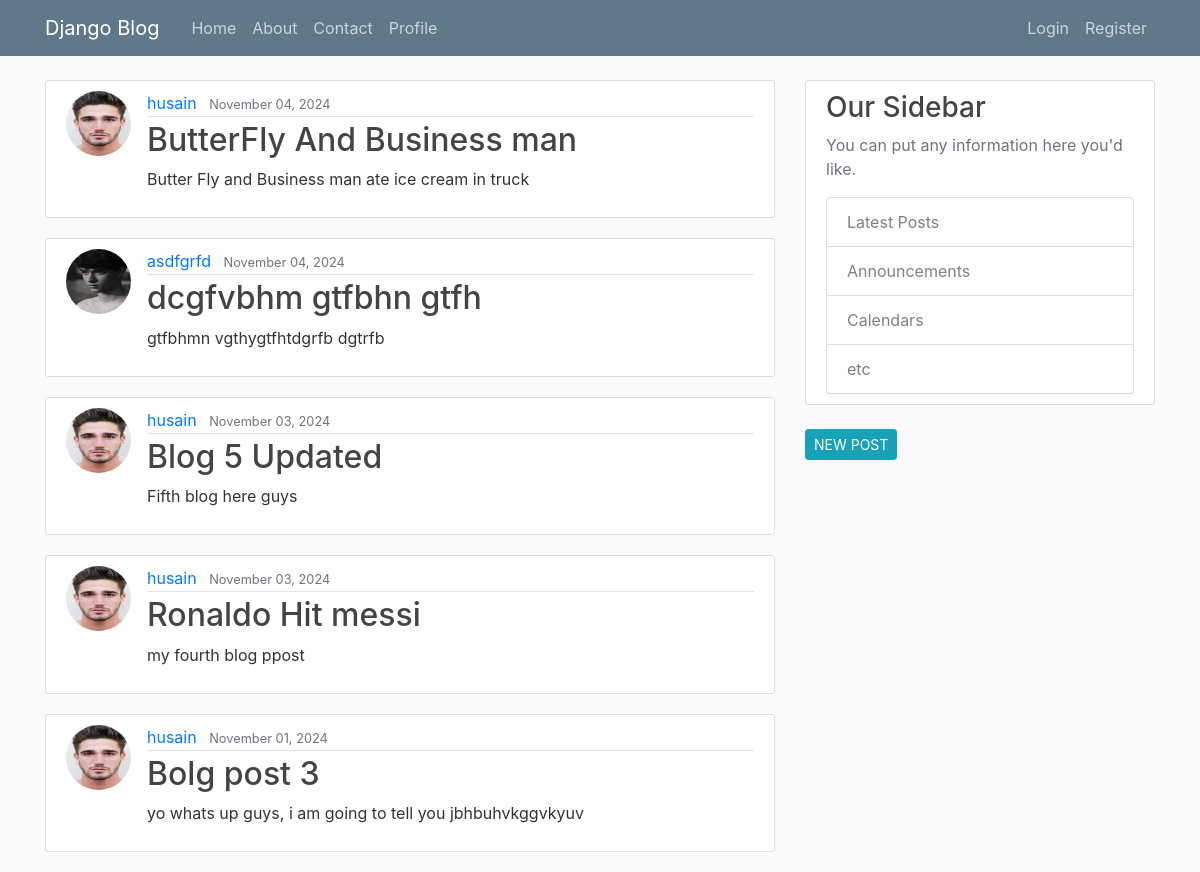
The app's page /, older data.
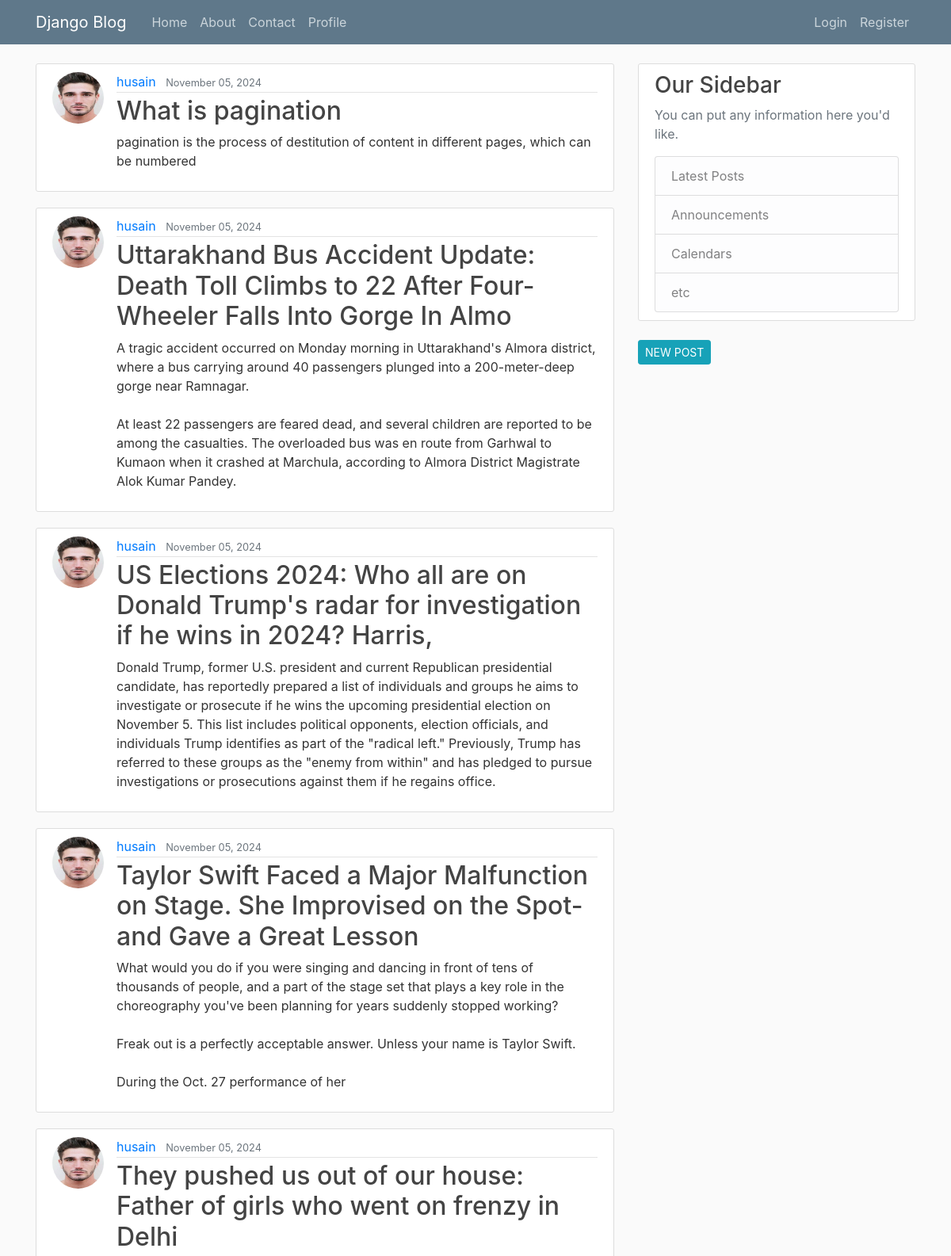
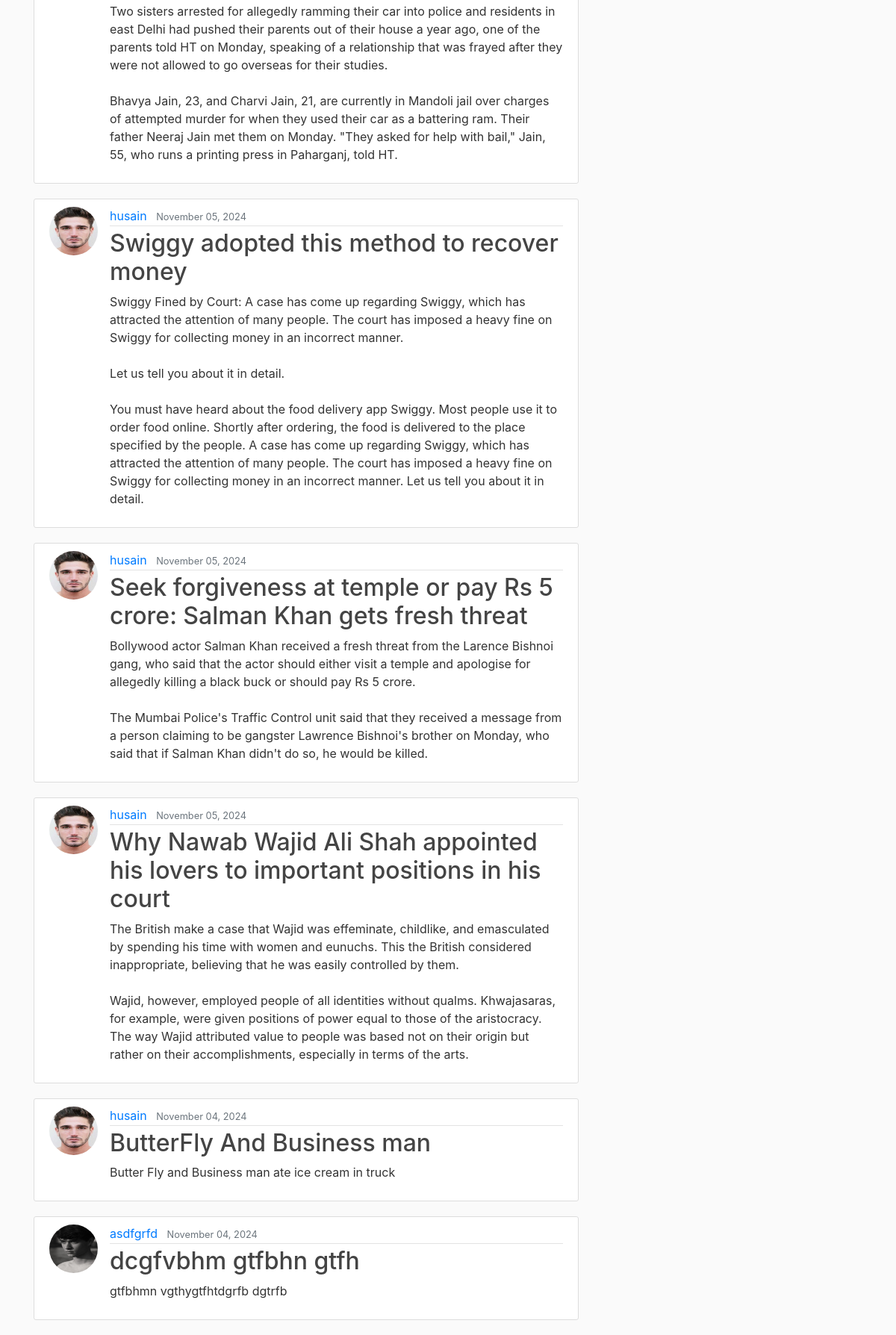
The same page, newer data (2 pictures, top to bottom).
### blog/models.py (models this page shows, shortened)
class Post(models.Model):
    title= models.CharField(max_length=100)
    content= models.TextField()
    date=models.DateTimeField(default=timezone.now)
    author=models.ForeignKey(User,on_delete=models.CASCADE)

### users/models.py (models this page shows, shortened)
class Profile(models.Model):
    user = models.OneToOneField(User,on_delete=models.CASCADE)
    image = models.ImageField(default='default.jpg',upload_to='profile_pics')

### blog/views.py (the view)
# urls.py: path('', PostListView.as_view(), name='blog-home'),
class PostListView(ListView):
    model= Post
    template_name='blog/home.html'
    context_object_name='posts'
    ordering=['-date']
    paginate_by=10

### blog/templates/blog/home.html
{% extends "blog/base.html" %}
{% block content %}
<main>
    {% for post in posts %}
    <article class="media content-section">
        <img class="rounded-circle article-img" src="{{post.author.profile.image.url}}">
        <div class="media-body">
          <div class="article-metadata">
            <a class="mr-2" href="{% url 'profile' %}">{{ post.author }}</a>
            <small class="text-muted">{{ post.date | date:"F d, Y"}}</small>
          </div>
          <h2><a class="article-title" href="{%url 'post-detail' post.id %}">{{ post.title }}</a></h2>
          <p class="article-content">{{ post.content }}</p>
        </div>
      </article>
    {% empty %}
        <p>No posts available.</p>
    {% endfor %}
</main>
{% endblock content %}
{% block Extra_block %}
<div>
  <a class="btn btn-info btn-sm mt-1 mb-1" href="{% url 'post-create' %}">NEW POST</a>
</div>
{% endblock Extra_block %}

Row changes from the older to the newer data that the page shows:
no longer on this page (row unchanged): Post: author.profile.image (picture), author "husain", date "November 03, 2024", title "Blog 5 Updated", content "Fifth blog here guys"
no longer on this page (row unchanged): Post: author.profile.image (picture), author "husain", date "November 03, 2024", title "Ronaldo Hit messi", content "my fourth blog ppost"
no longer on this page (row edited): Post: author.profile.image (picture), author "husain", date "November 01, 2024", title "Bolg post 3", content "yo whats up guys, i am going to tell you jbhbuhvkggvkyuv"
added Post: author.profile.image (picture), author "husain", date "November 05, 2024", title "What is pagination", content "pagination is the process of destitution of content in different pages, which can be numbered"
added Post: author.profile.image (picture), author "husain", date "November 05, 2024", title "Uttarakhand Bus Accident Update: Death Toll Climbs to 22 After Four-Wheeler Falls Into Gorge In Almo", content "A tragic accident occurred on Monday morning in Uttarakhand's Almora district, where a bus carrying around 40 passengers plunged into a 200-meter-deep gorge near Ramnagar. At least 22 passengers are feared dead, and several children are reported to be among the casualties. The overloaded bus was en route from Garhwal to Kumaon when it crashed at Marchula, according to Almora District Magistrate Alok Kumar Pandey."
added Post: author.profile.image (picture), author "husain", date "November 05, 2024", title "US Elections 2024: Who all are on Donald Trump's radar for investigation if he wins in 2024? Harris,", content "Donald Trump, former U.S. president and current Republican presidential candidate, has reportedly prepared a list of individuals and groups he aims to investigate or prosecute if he wins the upcoming presidential election on November 5. This list includes political opponents, election officials, and individuals Trump identifies as part of the \"radical left.\" Previously, Trump has referred to these groups as the \"enemy from within\" and has pledged to pursue investigations or prosecutions against them if he regains office."
added Post: author.profile.image (picture), author "husain", date "November 05, 2024", title "Taylor Swift Faced a Major Malfunction on Stage. She Improvised on the Spot-and Gave a Great Lesson", content "What would you do if you were singing and dancing in front of tens of thousands of people, and a part of the stage set that plays a key role in the choreography you've been planning for years suddenly stopped working? Freak out is a perfectly acceptable answer. Unless your name is Taylor Swift. During the Oct. 27 performance of her"
added Post: author.profile.image (picture), author "husain", date "November 05, 2024", title "They pushed us out of our house: Father of girls who went on frenzy in Delhi", content "Two sisters arrested for allegedly ramming their car into police and residents in east Delhi had pushed their parents out of their house a year ago, one of the parents told HT on Monday, speaking of a relationship that was frayed after they were not allowed to go overseas for their studies. Bhavya Jain, 23, and Charvi Jain, 21, are currently in Mandoli jail over charges of attempted murder for when they used their car as a battering ram. Their father Neeraj Jain met them on Monday. \"They asked for help with bail,\" Jain, 55, who runs a printing press in Paharganj, told HT."
added Post: author.profile.image (picture), author "husain", date "November 05, 2024", title "Swiggy adopted this method to recover money", content "Swiggy Fined by Court: A case has come up regarding Swiggy, which has attracted the attention of many people. The court has imposed a heavy fine on Swiggy for collecting money in an incorrect manner. Let us tell you about it in detail. You must have heard about the food delivery app Swiggy. Most people use it to order food online. Shortly after ordering, the food is delivered to the place specified by the people. A case has come up regarding Swiggy, which has attracted the attention of many people. The court has imposed a heavy fine on Swiggy for collecting money in an incorrect manner. Let us tell you about it in detail."
added Post: author.profile.image (picture), author "husain", date "November 05, 2024", title "Seek forgiveness at temple or pay Rs 5 crore: Salman Khan gets fresh threat", content "Bollywood actor Salman Khan received a fresh threat from the Larence Bishnoi gang, who said that the actor should either visit a temple and apologise for allegedly killing a black buck or should pay Rs 5 crore. The Mumbai Police's Traffic Control unit said that they received a message from a person claiming to be gangster Lawrence Bishnoi's brother on Monday, who said that if Salman Khan didn't do so, he would be killed."
added Post: author.profile.image (picture), author "husain", date "November 05, 2024", title "Why Nawab Wajid Ali Shah appointed his lovers to important positions in his court", content "The British make a case that Wajid was effeminate, childlike, and emasculated by spending his time with women and eunuchs. This the British considered inappropriate, believing that he was easily controlled by them. Wajid, however, employed people of all identities without qualms. Khwajasaras, for example, were given positions of power equal to those of the aristocracy. The way Wajid attributed value to people was based not on their origin but rather on their accomplishments, especially in terms of the arts."
